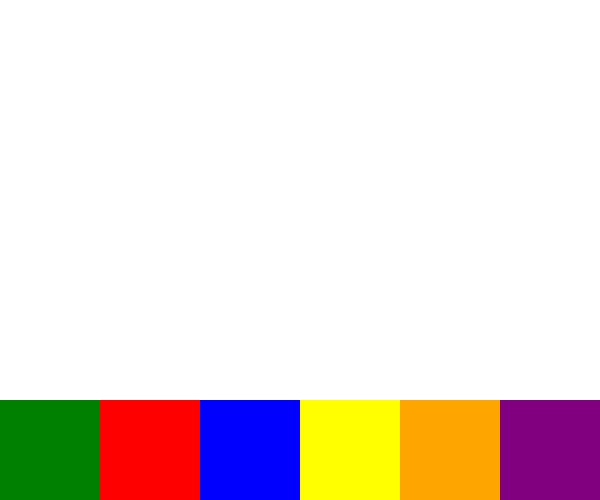
Frame 1 (no input)
Frame 60 (no input): identical to frame 1, image omitted
Frame 120 (the mouse pressed at the canvas centre since frame 60): identical to frame 1, image omitted

The p5.js sketch that drew this single still picture (run headless with seeded random() and noise() and a simulated clock; from frame 60 on, the mouse is pressed at the canvas centre):

// p5.js sketch
// ── sketch.js
var topBoundary = 0;
var bottomBoundary = 0;

var boundary0 = 0;
var boundary1 = 0;
var boundary2 = 0;
var boundary3 = 0;
var boundary4 = 0;
var boundary5 = 0;
var boundary6 = 0;

var buttonSize = 100;

var brushSize = 10;

var brushColor = ("white")

var currentArea = "";

function setup() {
  createCanvas(600,500);
  noStroke();
  
  topBoundary = 400;
  bottomBoundary = height;
  
  boundary0 = 0;
  boundary1 = 100;
  boundary2 = 200;
  boundary3 = 300;
  boundary4 = 400;
  boundary5 = 500;
  boundary6 = width;
  
}

function draw(){  
  
  
  fill("green");
  rect(boundary0,topBoundary,buttonSize,buttonSize);
  fill("red");
  rect(boundary1,topBoundary,buttonSize,buttonSize);
  fill("blue");
  rect(boundary2,topBoundary,buttonSize,buttonSize);
  fill("yellow");
  rect(boundary3,topBoundary,buttonSize,buttonSize);
  fill("orange");
  rect(boundary4,topBoundary,buttonSize,buttonSize);
  fill("purple");
  rect(boundary5,topBoundary,buttonSize,buttonSize);

  if(mouseY > topBoundary && mouseY < bottomBoundary){
    //console.log("color picker area");
    if(mouseX > boundary0 && mouseX < boundary1){
      //console.log("green");
      currentArea = ("green");
    }else if(mouseX > boundary1 && mouseX < boundary2){
      //console.log("red");
      currentArea = ("red");
    }else if(mouseX > boundary2 && mouseX < boundary3){
      //console.log("blue");
      currentArea = ("blue");
    }else if(mouseX > boundary3 && mouseX < boundary4){
      //console.log("yellow");
      currentArea = ("yellow");
    }else if(mouseX > boundary4 && mouseX < boundary5){
      //console.log("orange");
      currentArea = ("orange");
    }else if(mouseX > boundary5 && mouseX < boundary6){
      //console.log("purple");
      currentArea = ("purple");
    }
 }else{
  currentArea = "";
 }
 
  fill(brushColor);
  ellipse(mouseX,mouseY, brushSize, brushSize);
 
}

function mousePressed(){
  console.log(currentArea);
  
  if (currentArea == "green") {
    brushColor = "green";
  }else if (currentArea == "red"){
    brushColor = "red";
  }else if (currentArea == "blue"){
    brushColor = "blue";
  }else if (currentArea == "yellow"){
    brushColor = "yellow";
  }else if (currentArea == "orange"){
    brushSize++;
  }else if (currentArea == "purple"){
    brushSize--;
    if(brushSize <= 1){
      brushSize = 1;
    }
  }
  else{
    brushColor = "white";
  }
}
